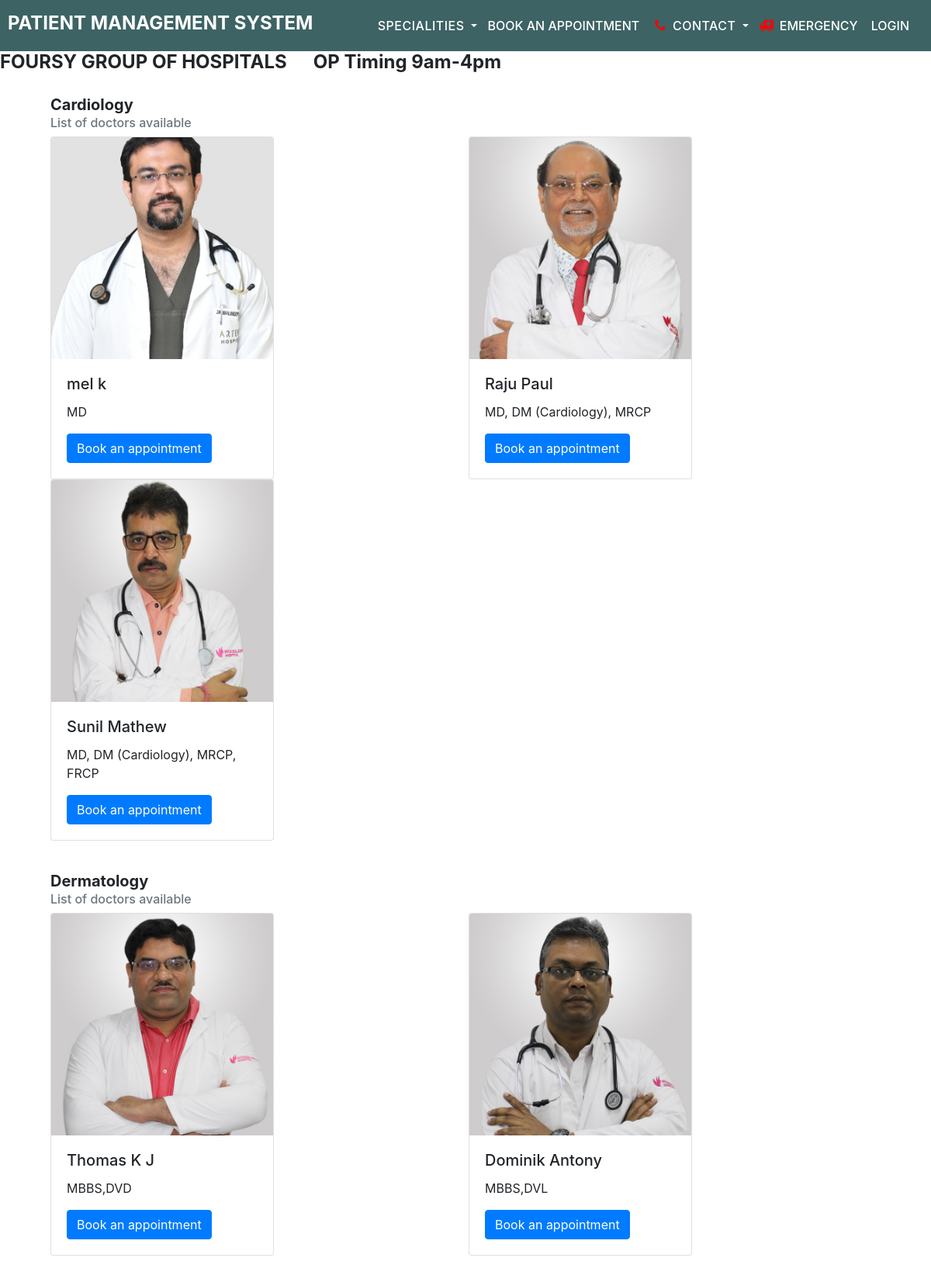
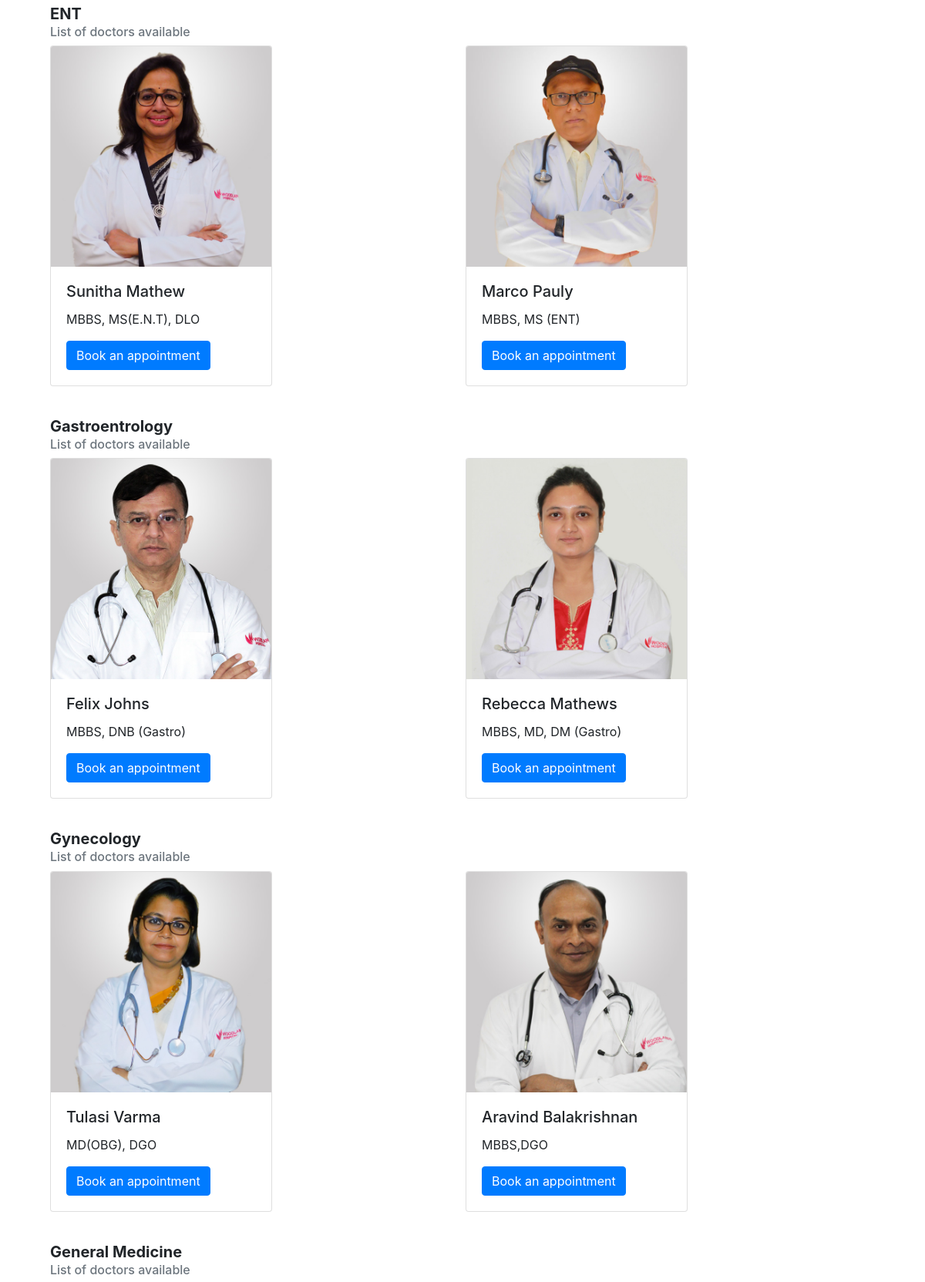
Screenshot of /select-doctor (upper part) with the database file from the repository (2 pictures, top to bottom).
### hospital/models.py (models this page shows)
class Department(models.Model):
    name = models.CharField(max_length=100)
    def __str__(self) -> str:
        return self.name

### accounts/models.py (models this page shows, shortened)
class User(AbstractUser):
    DOCTOR = 'D'
    PATIENT = 'P'
    USER_TYPES = [
        (DOCTOR, 'Doctor'),
        (PATIENT, 'Patient'),
    ]
    MALE = 'M'
    FEMALE = 'F'
    OTHER = 'O'
    PREFER_NOT_TO_SAY = 'N'
    GENDER = [
        (MALE, 'Male'),
        (FEMALE, 'Female'),
        (OTHER, 'Other'),
        (PREFER_NOT_TO_SAY, 'Prefer not to say')
    ]
    user_type = models.CharField(choices=USER_TYPES, max_length=1, default=PATIENT)
    gender = models.CharField(choices=GENDER,  max_length=1, default=PREFER_NOT_TO_SAY)
    phone = PhoneNumberField(null=True, blank=True)

### profiles/models.py (models this page shows, shortened)
class DoctorProfile(models.Model):
    user = models.OneToOneField(
        User, on_delete=models.CASCADE,
        primary_key=True, limit_choices_to={'user_type': 'D'},
        related_name='docprofile', #* related_name is used to give alternate name to the reverse relationship
        )
    profile_pic = models.ImageField(upload_to='images/profiles/doctors')
    qualification = models.CharField(max_length=100, blank=True, null=True)
    department = models.ForeignKey(Department, on_delete=models.CASCADE)

### appointment/views.py (the view)
# urls.py: path('select-doctor', views.doctor_list, name='doc-list'),
def doctor_list(request):
    context = {}
    depts = Department.objects.all()
    doctors = User.objects.filter(user_type='D')
    context = {'depts': depts, 'doctors': doctors}
    print(list(depts))
    return render(request, 'doc.html', context=context)

### PMS/context_processors.py (called while the page is built)
def get_departments(request):
    departments = Department.objects.all()
    return {'departments': departments}

def get_time_slots(request):
    time_slot = Appointment.TIME_SLOT
    return {"time_slot": time_slot}

### appointment/templates/doc.html (shortened to what this page needs)
<!DOCTYPE html>
<html>
    <head>
        <link rel="stylesheet" href="https://cdn.jsdelivr.net/npm/bootstrap@4.0.0/dist/css/bootstrap.min.css"
>
        <link rel="stylesheet" href="https://cdnjs.cloudflare.com/ajax/libs/font-awesome/4.7.0/css/font-awesome.min.css">
    </head>
    <body>
        {% include 'navbar.html' %}
        <marquee width="90%" direction="left" height="100px">
            <B>
                <h4><b>FOURSY GROUP OF HOSPITALS &nbsp&nbsp&nbsp&nbsp OP Timing 9am-4pm</b></h4>
            </B>
        </marquee>
        <section>
            <div id="bgimg">
                <div class="container container-fluid">
{% for dept in depts %}
                    <div class="card-main" id="department{{ forloop.counter }}" style="width: 68rem;">
                        <div class="card-body">
                            <h5 class="card-title-main "><B>{{dept.name}}</B></h5>
                            <h6 class="card-subtitle mb-2 text-muted">List of doctors available</h6>
                            <div class="row">
    {% for doctor in doctors %}
        {% if doctor.docprofile.department.name == dept.name %}
                                <div class="col-md-6 col-12 hover-zoom ">
                                    <div class="card" style="width: 18rem;">
                                        <img class="card-img-top profile-img"
                                            src="{{doctor.docprofile.profile_pic.url}} "
                                            alt="profile-picture">
                                        <div class="card-body">
                                            <h5 class="card-title">{{doctor.get_full_name}}</h5>
                                            <p class="card-text">{{doctor.docprofile.qualification}}</p>
                                            <form action="{% url 'appointment:appointment-form' %}" method="post" id="appointment-form">
                                                <button type="submit" name="id" value="{{doctor.id}}" form="appointment-form" class="btn btn-primary">
                                                    Book an appointment
                                                </button>
                                            </form>
                                        </div>
                                    </div>
                                </div>
        {% endif %}
    {% endfor %}
                            </div>
                        </div>
                    </div>
{% endfor %}
                </div>
            </div>
</body>
</html>

### appointment/templates/doc.html (style rules this page uses)
.profile-img { width: 286px; height: 286px; object-fit: cover; }
.card-main { transition-duration:0.5s; }
.card { transition-duration:0.2s; }
.card-title-main { align-items: center; }

### rows the page displays
Department: name "Cardiology"
User: docprofile.profile_pic (picture), get_full_name "mel k", docprofile.qualification "MD", {{ doctor.id }} 7 (drawn)
User: docprofile.profile_pic (picture), get_full_name "Raju Paul", docprofile.qualification "MD, DM (Cardiology), MRCP", {{ doctor.id }} 9 (drawn)
User: docprofile.profile_pic (picture), get_full_name "Sunil Mathew", docprofile.qualification "MD, DM (Cardiology), MRCP, FRCP", {{ doctor.id }} 10 (drawn)
Department: name "Dermatology"
User: docprofile.profile_pic (picture), get_full_name "Thomas K J", docprofile.qualification "MBBS,DVD", {{ doctor.id }} 11 (drawn)
User: docprofile.profile_pic (picture), get_full_name "Dominik Antony", docprofile.qualification "MBBS,DVL", {{ doctor.id }} 12 (drawn)
Department: name "ENT"
User: docprofile.profile_pic (picture), get_full_name "Sunitha Mathew", docprofile.qualification "MBBS, MS(E.N.T), DLO", {{ doctor.id }} 13 (drawn)
User: docprofile.profile_pic (picture), get_full_name "Marco Pauly", docprofile.qualification "MBBS, MS (ENT)", {{ doctor.id }} 14 (drawn)
Department: name "Gastroentrology"
User: docprofile.profile_pic (picture), get_full_name "Felix Johns", docprofile.qualification "MBBS, DNB (Gastro)", {{ doctor.id }} 15 (drawn)
User: docprofile.profile_pic (picture), get_full_name "Rebecca Mathews", docprofile.qualification "MBBS, MD, DM (Gastro)", {{ doctor.id }} 16 (drawn)
Department: name "Gynecology"
User: docprofile.profile_pic (picture), get_full_name "Tulasi Varma", docprofile.qualification "MD(OBG), DGO", {{ doctor.id }} 17 (drawn)
User: docprofile.profile_pic (picture), get_full_name "Aravind Balakrishnan", docprofile.qualification "MBBS,DGO", {{ doctor.id }} 18 (drawn)
Department: name "General Medicine"
